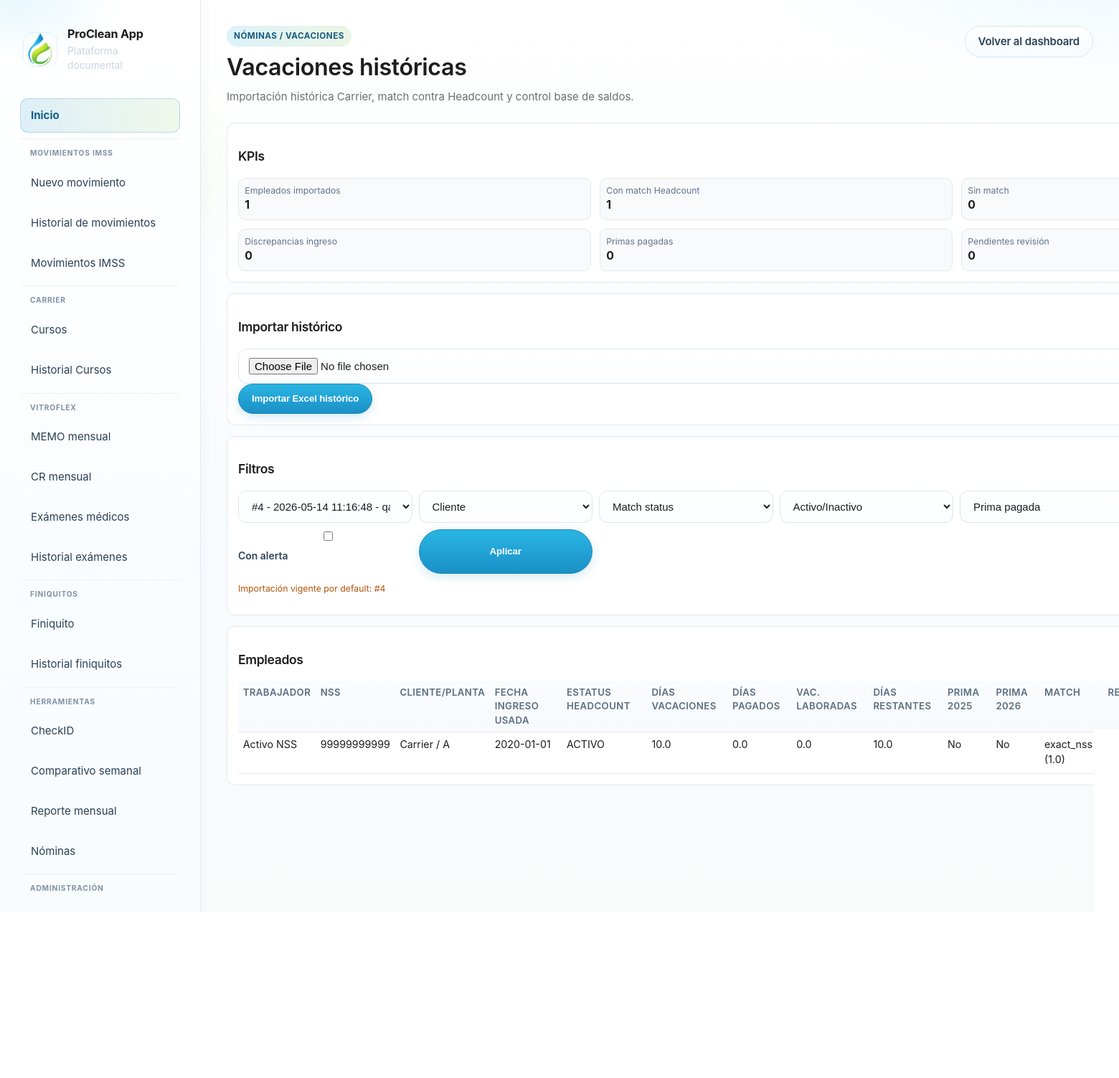
The page /nomina/vacaciones (signed in) on the database its author committed.
### tables this page shows
CREATE TABLE nomina_vacaciones_empleados (
            id INTEGER PRIMARY KEY AUTOINCREMENT,
            import_id INTEGER NOT NULL,
            nss TEXT,
            nombre_historico TEXT,
            nombre_normalizado TEXT,
            nombre_headcount TEXT,
            cliente TEXT,
            planta_historica TEXT,
            planta_headcount TEXT,
            fecha_ingreso_historica TEXT,
            fecha_ingreso_headcount TEXT,
            fecha_ingreso_usada TEXT,
            estatus_headcount TEXT,
            sueldo_historico REAL,
            sueldo_headcount REAL,
            sueldo_usado REAL,
            dias_vacaciones_historico REAL,
            dias_utilizados REAL,
            vacaciones_laboradas REAL,
            dias_pagados REAL,
            dias_restantes_historico REAL,
            dias_restantes_calculado REAL,
            prima_2025_pagada INTEGER NOT NULL DEFAULT 0,
            semana_pago_prima_2025 TEXT,
            prima_2026_pagada INTEGER NOT NULL DEFAULT 0,
            fecha_pago_prima_2026 TEXT,
            monto_total_historico REAL,
            monto_total_recalculado REAL,
            comentarios TEXT,
            match_status TEXT,
            match_score REAL,
            warnings_json TEXT,
            editable_json TEXT,
            updated_by INTEGER,
            updated_at TEXT, headcount_source TEXT, headcount_raw_status TEXT,
            FOREIGN KEY(import_id) REFERENCES nomina_vacaciones_imports(id) ON DELETE CASCADE
        );

### modules/nomina/blueprint.py (the view)
@nomina_bp.get("/vacaciones")
@_nomina_dashboard_required
def vacaciones_index():
    latest_import_id = get_latest_vacaciones_import_id(_db_path())
    import_id_raw = (request.args.get("import_id") or "").strip()
    selected_import_id = int(import_id_raw) if import_id_raw.isdigit() else latest_import_id
    cliente = (request.args.get("cliente") or "").strip() or None
    match_status = (request.args.get("match_status") or "").strip() or None
    activo = (request.args.get("activo") or "").strip() or None
    prima_pagada = (request.args.get("prima_pagada") or "").strip() or None
    revision_status = (request.args.get("revision_status") or "").strip() or None
    con_alerta = request.args.get("con_alerta")
    con_alerta_bool = True if con_alerta == "1" else None
    rows = list_vacaciones_empleados(
        _db_path(),
        cliente=cliente,
        match_status=match_status,
        activo=activo,
        con_alerta=con_alerta_bool,
        prima_pagada=prima_pagada,
        revision_status=revision_status,
        import_id=selected_import_id,
        limit=700,
    )
    stats = get_vacaciones_stats_by_import(_db_path(), selected_import_id)
    imports = list_vacaciones_imports(_db_path(), limit=100)
    clientes = sorted({str(r.get("cliente") or "").strip() for r in rows if str(r.get("cliente") or "").strip()})
    return render_template(
        "nomina/vacaciones_index.html",
        stats=stats,
        rows=rows,
        clientes=clientes,
        filtros={
            "import_id": str(selected_import_id or ""),
            "cliente": cliente or "",
            "match_status": match_status or "",
            "activo": activo or "",
            "prima_pagada": prima_pagada or "",
            "revision_status": revision_status or "",
            "con_alerta": con_alerta or "",
        },
        imports=imports,
        latest_import_id=latest_import_id,
        selected_import_id=selected_import_id,
    )

### app.py (called while the page is built)
def current_user():
    return getattr(g, "user", None)

def get_user_by_id(user_id: int | None):
    if not user_id:
        return None
    conn = sqlite3.connect(DB_PATH)
    conn.row_factory = sqlite3.Row
    try:
        return conn.execute("SELECT * FROM users WHERE id = ?", (user_id,)).fetchone()
    finally:
        conn.close()

### modules/carrier/blueprint.py (called while the page is built)
@carrier_curso_bp.app_context_processor
def _inject_forms_url():
    return {"carrier_forms_curso_url": FORMS_CURSO_URL}

### modules/nomina/blueprint.py (called while the page is built)
def _nomina_dashboard_required(view):
    @wraps(view)
    def wrapped(*args, **kwargs):
        if g.user is None:
            return redirect(url_for("login"))
        role = _current_role()
        if role not in _NOMINA_DASHBOARD_ROLES:
            abort(403)
        return view(*args, **kwargs)
    return wrapped

def _db_path() -> str:
    return str(current_app.config["DATABASE"])

def _current_role() -> str:
    if g.user is None:
        return ""
    try:
        return str(g.user["role"] or "").strip().lower()
    except Exception:
        return ""

### modules/nomina/db.py (called while the page is built)
def get_latest_vacaciones_import_id(db_path: str) -> int | None:
    conn = sqlite3.connect(db_path)
    try:
        row = conn.execute(
            "SELECT id FROM nomina_vacaciones_imports ORDER BY datetime(created_at) DESC, id DESC LIMIT 1"
        ).fetchone()
        if row is None:
            return None
        return int(row[0])
    finally:
        conn.close()

def list_vacaciones_imports(db_path: str, limit: int = 50) -> list[dict[str, Any]]:
    conn = sqlite3.connect(db_path)
    conn.row_factory = sqlite3.Row
    try:
        rows = conn.execute(
            """
            SELECT id, cliente, source_filename, total_rows, matched_count, warning_count, error_count, created_at
            FROM nomina_vacaciones_imports
            ORDER BY datetime(created_at) DESC, id DESC
            LIMIT ?
            """,
            (int(limit),),
        ).fetchall()
        return [dict(r) for r in rows]
    finally:
        conn.close()

### templates/nomina/vacaciones_index.html (shortened to what this page needs)
{% extends 'base.html' %}
{% block content %}
<section class="page-head">
  <div>
    <span class="eyebrow">Nóminas / Vacaciones</span>
    <h2>Vacaciones históricas</h2>
    <p>Importación histórica Carrier, match contra Headcount y control base de saldos.</p>
  </div>
  <a class="btn btn-secondary" href="{{ url_for('nomina.index') }}">Volver al dashboard</a>
</section>
<div class="nv-wrap">
  <section class="nv-card">
    <h3>KPIs</h3>
    <div class="nv-grid">
      <div class="nv-kpi"><span>Empleados importados</span><strong>{{ stats.empleados_importados }}</strong></div>
      <div class="nv-kpi"><span>Con match Headcount</span><strong>{{ stats.empleados_match_headcount }}</strong></div>
      <div class="nv-kpi"><span>Sin match</span><strong>{{ stats.empleados_sin_match }}</strong></div>
      <div class="nv-kpi"><span>Discrepancias ingreso</span><strong>{{ stats.discrepancias_fecha_ingreso }}</strong></div>
      <div class="nv-kpi"><span>Primas pagadas</span><strong>{{ stats.primas_pagadas }}</strong></div>
      <div class="nv-kpi"><span>Pendientes revisión</span><strong>{{ stats.saldos_pendientes_revision }}</strong></div>
    </div>
  </section>
  <section class="nv-card">
    <h3>Importar histórico</h3>
    <form method="post" action="{{ url_for('nomina.vacaciones_importar') }}" enctype="multipart/form-data">
      <input type="file" name="excel_file" accept=".xlsx,.xlsm" required>
      <button type="submit" class="btn btn-primary">Importar Excel histórico</button>
    </form>
  </section>
  <section class="nv-card">
    <h3>Filtros</h3>
    <form class="nv-form-inline" method="get" action="{{ url_for('nomina.vacaciones_index') }}">
      <select name="import_id">
        {% for imp in imports %}
        <option value="{{ imp.id }}" {% if filtros.import_id == (imp.id|string) %}selected{% endif %}>
          #{{ imp.id }} - {{ imp.created_at }} - {{ imp.source_filename }}
        </option>
        {% endfor %}
      </select>
      <select name="cliente">
        <option value="">Cliente</option>
      </select>
      <select name="match_status">
        <option value="">Match status</option>
      </select>
      <select name="activo">
        <option value="">Activo/Inactivo</option>
      </select>
      <select name="prima_pagada">
        <option value="">Prima pagada</option>
      </select>
      <label><input type="checkbox" name="con_alerta" value="1" {% if filtros.con_alerta == '1' %}checked{% endif %}> Con alerta</label>
      <button class="btn btn-primary" type="submit">Aplicar</button>
    </form>
    <p class="nv-warn">Importación vigente por default: {% if latest_import_id %}#{{ latest_import_id }}{% else %}sin importaciones{% endif %}</p>
  </section>
  <section class="nv-card">
    <h3>Empleados</h3>
    <div class="nv-table-wrap">
      <table class="nv-table">
        <thead>
          <tr>
            <th>Trabajador</th>
            <th>NSS</th>
            <th>Cliente/Planta</th>
            <th>Fecha ingreso usada</th>
            <th>Estatus Headcount</th>
            <th>Días vacaciones</th>
            <th>Días pagados</th>
            <th>Vac. laboradas</th>
            <th>Días restantes</th>
            <th>Prima 2025</th>
            <th>Prima 2026</th>
            <th>Match</th>
            <th>Revisión</th>
          </tr>
        </thead>
        <tbody>
          {% for row in rows %}
          <tr>
            <td>{{ row.nombre_historico }}</td>
            <td>{{ row.nss or '—' }}</td>
            <td>{{ row.cliente }} / {{ row.planta_historica or '—' }}</td>
            <td>{{ row.fecha_ingreso_usada or '—' }}</td>
            <td>{{ row.estatus_headcount or '—' }}</td>
            <td>{{ row.dias_vacaciones_historico }}</td>
            <td>{{ row.dias_pagados }}</td>
            <td>{{ row.vacaciones_laboradas }}</td>
            <td>{{ row.dias_restantes_calculado }}</td>
            <td>{{ 'Sí' if row.prima_2025_pagada else 'No' }}</td>
            <td>{{ 'Sí' if row.prima_2026_pagada else 'No' }}</td>
            <td>{{ row.match_status }} ({{ row.match_score or 0 }})</td>
            <td>{{ row.editable_json.get('revision_status', 'pending_revision') }}</td>
          </tr>
          {% endfor %}
        </tbody>
      </table>
    </div>
  </section>
</div>
{% endblock %}

### templates/nomina/vacaciones_index.html (style rules this page uses)
.nv-wrap { display:grid; gap:1rem; }
.nv-grid { display:grid; grid-template-columns:repeat(3,1fr); gap:.8rem; }
.nv-card { background:#fff; border:1px solid #e5e7eb; border-radius:12px; padding:1rem; }
.nv-kpi { background:#f8fafc; border:1px solid #e5e7eb; border-radius:10px; padding:.55rem; }
.nv-kpi span { display:block; font-size:.82rem; color:#64748b; }
.nv-kpi strong { font-size:1.05rem; }
.nv-form-inline { display:grid; grid-template-columns:repeat(6,1fr); gap:.6rem; }
.nv-table-wrap { overflow:auto; }
.nv-table { width:100%; border-collapse:collapse; min-width:1500px; }
.nv-table th, .nv-table td { border-bottom:1px solid #e5e7eb; padding:.45rem; text-align:left; vertical-align:top; }
.nv-warn { color:#b45309; font-size:.82rem; }

### rows shown on the page
nomina_vacaciones_empleados: nombre_historico "Activo NSS", nss "99999999999", cliente "Carrier", planta_historica "A", fecha_ingreso_usada "2020-01-01", estatus_headcount "ACTIVO", dias_vacaciones_historico "10.0", dias_pagados "0.0", vacaciones_laboradas "0.0", dias_restantes_calculado "10.0", prima_2025_pagada "No", prima_2026_pagada "No", match_status "exact_nss", match_score "1.0"

### other values the page prints
{{ app_name }} "ProClean App"
{{ stats.empleados_importados }} "1"
{{ stats.empleados_match_headcount }} "1"
{{ stats.empleados_sin_match }} "0"
{{ stats.discrepancias_fecha_ingreso }} "0"
{{ stats.primas_pagadas }} "0"
{{ stats.saldos_pendientes_revision }} "0"
{{ latest_import_id }} "4"
